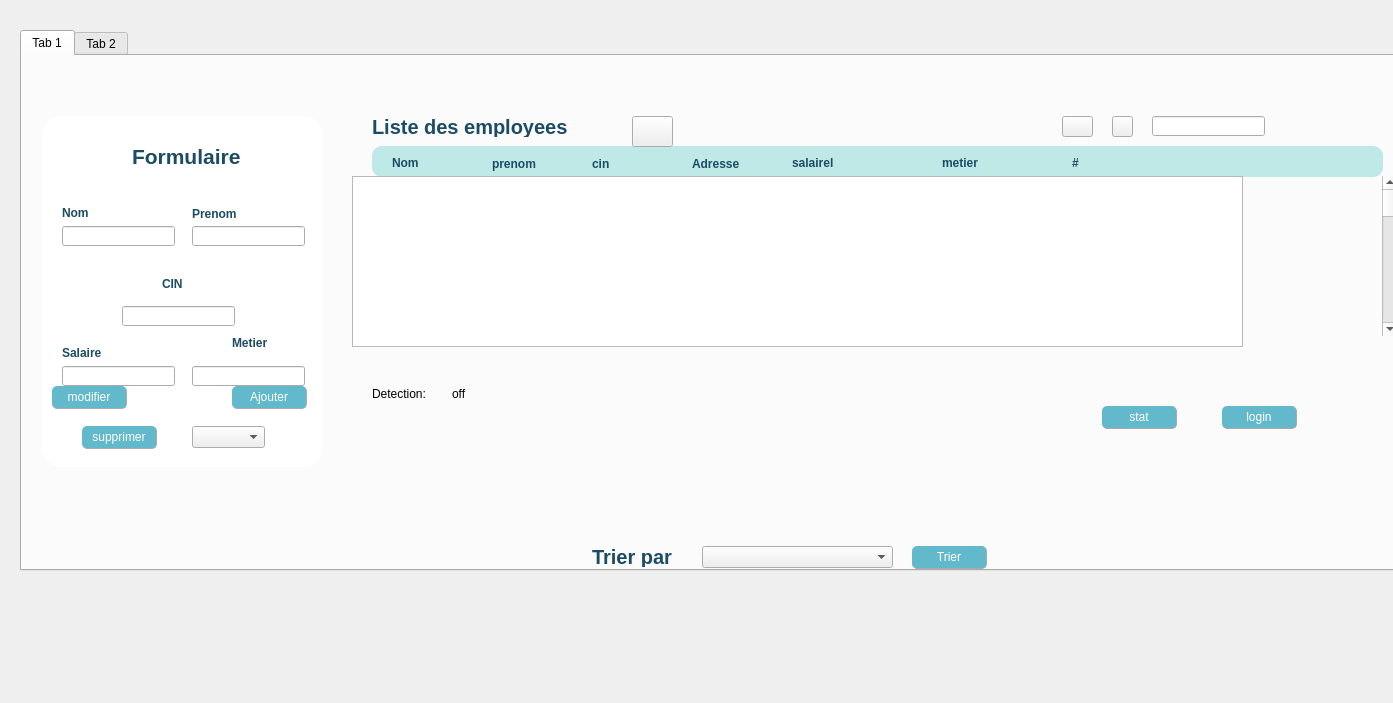
<?xml version="1.0" encoding="UTF-8"?>
<ui version="4.0">
 <class>employe1</class>
 <widget class="QDialog" name="employe1">
  <property name="geometry">
   <rect>
    <x>0</x>
    <y>0</y>
    <width>1393</width>
    <height>703</height>
   </rect>
  </property>
  <property name="windowTitle">
   <string>Dialog</string>
  </property>
  <widget class="QTabWidget" name="tabWidget">
   <property name="geometry">
    <rect>
     <x>20</x>
     <y>30</y>
     <width>1421</width>
     <height>541</height>
    </rect>
   </property>
   <property name="currentIndex">
    <number>0</number>
   </property>
   <widget class="QWidget" name="tab">
    <attribute name="title">
     <string>Tab 1</string>
    </attribute>
    <widget class="QWidget" name="widget_3" native="true">
     <property name="geometry">
      <rect>
       <x>550</x>
       <y>480</y>
       <width>431</width>
       <height>51</height>
      </rect>
     </property>
     <widget class="QLabel" name="label_47">
      <property name="geometry">
       <rect>
        <x>20</x>
        <y>10</y>
        <width>121</width>
        <height>21</height>
       </rect>
      </property>
      <property name="font">
       <font>
        <pointsize>15</pointsize>
        <weight>75</weight>
        <bold>true</bold>
       </font>
      </property>
      <property name="styleSheet">
       <string notr="true">QLabel{
	
	qproperty-icon: url(:/Downloads/trier.png);
	qproperty-iconSize: 30px 30 px;
text-align:center;
	color: rgb(27, 75, 101);
}</string>
      </property>
      <property name="text">
       <string>Trier par</string>
      </property>
     </widget>
     <widget class="QPushButton" name="pushButtontri">
      <property name="geometry">
       <rect>
        <x>340</x>
        <y>10</y>
        <width>75</width>
        <height>23</height>
       </rect>
      </property>
      <property name="styleSheet">
       <string notr="true">QPushButton{
	border-radius:5px;
   border-right:1px solid #aaaaaa;
	border-bottom:1px solid #aaaaaa;
}
QPushButton:enabled{
background-color: rgb(98, 185, 203);
	color: rgb(255, 255, 255);
}
QPushButton:pressed{
	background-color: rgb(190, 233, 231);
	color: rgb(255, 255, 255);
	border-radius:5px;
}
QPushButton:disabled{
background-color: #aaaaaa;
	color: rgb(255, 255, 255);
}</string>
      </property>
      <property name="text">
       <string>Trier</string>
      </property>
     </widget>
     <widget class="QComboBox" name="comboBoxtri">
      <property name="geometry">
       <rect>
        <x>130</x>
        <y>10</y>
        <width>191</width>
        <height>22</height>
       </rect>
      </property>
     </widget>
    </widget>
    <widget class="QWidget" name="widget_2" native="true">
     <property name="geometry">
      <rect>
       <x>330</x>
       <y>40</y>
       <width>1051</width>
       <height>271</height>
      </rect>
     </property>
     <widget class="QLabel" name="label_48">
      <property name="geometry">
       <rect>
        <x>20</x>
        <y>50</y>
        <width>1011</width>
        <height>31</height>
       </rect>
      </property>
      <property name="styleSheet">
       <string notr="true">border-radius:10px;
background-color: rgb(190, 233, 231);</string>
      </property>
      <property name="text">
       <string/>
      </property>
     </widget>
     <widget class="QLabel" name="label_49">
      <property name="geometry">
       <rect>
        <x>20</x>
        <y>20</y>
        <width>261</width>
        <height>21</height>
       </rect>
      </property>
      <property name="font">
       <font>
        <pointsize>15</pointsize>
        <weight>75</weight>
        <bold>true</bold>
        <underline>false</underline>
       </font>
      </property>
      <property name="styleSheet">
       <string notr="true">color: rgb(27, 75, 101);</string>
      </property>
      <property name="text">
       <string>Liste des employees</string>
      </property>
     </widget>
     <widget class="QLabel" name="label_50">
      <property name="geometry">
       <rect>
        <x>40</x>
        <y>60</y>
        <width>47</width>
        <height>14</height>
       </rect>
      </property>
      <property name="font">
       <font>
        <weight>75</weight>
        <bold>true</bold>
        <underline>false</underline>
       </font>
      </property>
      <property name="styleSheet">
       <string notr="true">color: rgb(27, 75, 101);</string>
      </property>
      <property name="text">
       <string>Nom</string>
      </property>
     </widget>
     <widget class="QLabel" name="label_51">
      <property name="geometry">
       <rect>
        <x>140</x>
        <y>60</y>
        <width>61</width>
        <height>16</height>
       </rect>
      </property>
      <property name="font">
       <font>
        <weight>75</weight>
        <bold>true</bold>
        <underline>false</underline>
       </font>
      </property>
      <property name="styleSheet">
       <string notr="true">color: rgb(27, 75, 101);</string>
      </property>
      <property name="text">
       <string>prenom</string>
      </property>
     </widget>
     <widget class="QLabel" name="label_52">
      <property name="geometry">
       <rect>
        <x>240</x>
        <y>60</y>
        <width>71</width>
        <height>16</height>
       </rect>
      </property>
      <property name="font">
       <font>
        <weight>75</weight>
        <bold>true</bold>
        <underline>false</underline>
       </font>
      </property>
      <property name="styleSheet">
       <string notr="true">color: rgb(27, 75, 101);</string>
      </property>
      <property name="text">
       <string>cin</string>
      </property>
     </widget>
     <widget class="QLabel" name="label_53">
      <property name="geometry">
       <rect>
        <x>440</x>
        <y>60</y>
        <width>47</width>
        <height>14</height>
       </rect>
      </property>
      <property name="font">
       <font>
        <weight>75</weight>
        <bold>true</bold>
        <underline>false</underline>
       </font>
      </property>
      <property name="styleSheet">
       <string notr="true">color: rgb(27, 75, 101);</string>
      </property>
      <property name="text">
       <string>salairel</string>
      </property>
     </widget>
     <widget class="QLabel" name="label_54">
      <property name="geometry">
       <rect>
        <x>590</x>
        <y>60</y>
        <width>47</width>
        <height>14</height>
       </rect>
      </property>
      <property name="font">
       <font>
        <weight>75</weight>
        <bold>true</bold>
        <underline>false</underline>
       </font>
      </property>
      <property name="styleSheet">
       <string notr="true">color: rgb(27, 75, 101);</string>
      </property>
      <property name="text">
       <string>metier</string>
      </property>
     </widget>
     <widget class="QLabel" name="label_59">
      <property name="geometry">
       <rect>
        <x>720</x>
        <y>60</y>
        <width>47</width>
        <height>14</height>
       </rect>
      </property>
      <property name="font">
       <font>
        <weight>75</weight>
        <bold>true</bold>
       </font>
      </property>
      <property name="styleSheet">
       <string notr="true">color: rgb(27, 75, 101);</string>
      </property>
      <property name="text">
       <string>#</string>
      </property>
     </widget>
     <widget class="QPushButton" name="pushButton_14">
      <property name="geometry">
       <rect>
        <x>710</x>
        <y>20</y>
        <width>31</width>
        <height>21</height>
       </rect>
      </property>
      <property name="styleSheet">
       <string notr="true">QPushButton{
	
	border-image: url(:/Downloads/326396841_708570531015679_44119472664975908_n.png);

}</string>
      </property>
      <property name="text">
       <string/>
      </property>
      <property name="icon">
       <iconset>
        <normaloff>:/Downloads/326396841_708570531015679_44119472664975908_n.png</normaloff>:/Downloads/326396841_708570531015679_44119472664975908_n.png</iconset>
      </property>
     </widget>
     <widget class="QPushButton" name="recherch_button">
      <property name="geometry">
       <rect>
        <x>760</x>
        <y>20</y>
        <width>21</width>
        <height>21</height>
       </rect>
      </property>
      <property name="styleSheet">
       <string notr="true">QPushButton{
	
	border-image: url(:/Downloads/254293109_1118342951903609_3135421941897853154_n.png);
}</string>
      </property>
      <property name="text">
       <string/>
      </property>
      <property name="icon">
       <iconset>
        <normaloff>:/Downloads/254293109_1118342951903609_3135421941897853154_n.png</normaloff>:/Downloads/254293109_1118342951903609_3135421941897853154_n.png</iconset>
      </property>
     </widget>
     <widget class="QScrollBar" name="verticalScrollBar_3">
      <property name="geometry">
       <rect>
        <x>1030</x>
        <y>80</y>
        <width>16</width>
        <height>160</height>
       </rect>
      </property>
      <property name="orientation">
       <enum>Qt::Vertical</enum>
      </property>
     </widget>
     <widget class="QLabel" name="label_61">
      <property name="geometry">
       <rect>
        <x>340</x>
        <y>60</y>
        <width>61</width>
        <height>16</height>
       </rect>
      </property>
      <property name="font">
       <font>
        <weight>75</weight>
        <bold>true</bold>
        <underline>false</underline>
       </font>
      </property>
      <property name="styleSheet">
       <string notr="true">color: rgb(27, 75, 101);</string>
      </property>
      <property name="text">
       <string>Adresse</string>
      </property>
     </widget>
     <widget class="QPushButton" name="pdf_button">
      <property name="geometry">
       <rect>
        <x>280</x>
        <y>20</y>
        <width>41</width>
        <height>31</height>
       </rect>
      </property>
      <property name="styleSheet">
       <string notr="true">QPushButton{
	
	border-image: url(:/Downloads/271308060_654389075566817_8511874093532438792_n.png);
}</string>
      </property>
      <property name="text">
       <string/>
      </property>
     </widget>
     <widget class="QTableView" name="tab_employe">
      <property name="geometry">
       <rect>
        <x>0</x>
        <y>80</y>
        <width>891</width>
        <height>171</height>
       </rect>
      </property>
     </widget>
     <widget class="QLineEdit" name="line">
      <property name="geometry">
       <rect>
        <x>800</x>
        <y>20</y>
        <width>113</width>
        <height>20</height>
       </rect>
      </property>
      <property name="styleSheet">
       <string notr="true"/>
      </property>
     </widget>
    </widget>
    <widget class="QWidget" name="widget" native="true">
     <property name="geometry">
      <rect>
       <x>0</x>
       <y>40</y>
       <width>321</width>
       <height>391</height>
      </rect>
     </property>
     <property name="styleSheet">
      <string notr="true">QPushButton #pushButton{
	
	background-color: rgb(98, 185, 203);
	color: rgb(255, 255, 255);
	border-radius:5px;
}
QPushButton #pushButton:hover{
	
	background-color: rgb(98, 185, 203);
}
QPushButton #pushButtonp:pressed{
	padding-left:5px;
	padding-top:5px;
	background-color: rgb(98, 185, 203);
}</string>
     </property>
     <widget class="QLabel" name="label_62">
      <property name="geometry">
       <rect>
        <x>20</x>
        <y>20</y>
        <width>281</width>
        <height>351</height>
       </rect>
      </property>
      <property name="styleSheet">
       <string notr="true">background-color: rgb(255, 255, 255);
border-radius:20px;

</string>
      </property>
      <property name="text">
       <string/>
      </property>
     </widget>
     <widget class="QLabel" name="label_63">
      <property name="geometry">
       <rect>
        <x>110</x>
        <y>30</y>
        <width>171</width>
        <height>61</height>
       </rect>
      </property>
      <property name="font">
       <font>
        <family>MS Shell Dlg 2</family>
        <pointsize>16</pointsize>
        <weight>75</weight>
        <italic>false</italic>
        <bold>true</bold>
        <underline>false</underline>
        <strikeout>false</strikeout>
        <kerning>true</kerning>
       </font>
      </property>
      <property name="styleSheet">
       <string notr="true">
color: rgb(27, 75, 101);
</string>
      </property>
      <property name="text">
       <string>Formulaire</string>
      </property>
     </widget>
     <widget class="QLabel" name="label_64">
      <property name="geometry">
       <rect>
        <x>40</x>
        <y>110</y>
        <width>47</width>
        <height>14</height>
       </rect>
      </property>
      <property name="font">
       <font>
        <weight>75</weight>
        <bold>true</bold>
       </font>
      </property>
      <property name="styleSheet">
       <string notr="true">color: rgb(27, 75, 101);</string>
      </property>
      <property name="text">
       <string>Nom</string>
      </property>
     </widget>
     <widget class="QLabel" name="label_65">
      <property name="geometry">
       <rect>
        <x>170</x>
        <y>110</y>
        <width>51</width>
        <height>16</height>
       </rect>
      </property>
      <property name="font">
       <font>
        <weight>75</weight>
        <bold>true</bold>
       </font>
      </property>
      <property name="styleSheet">
       <string notr="true">color: rgb(27, 75, 101);</string>
      </property>
      <property name="text">
       <string>Prenom</string>
      </property>
     </widget>
     <widget class="QLabel" name="label_67">
      <property name="geometry">
       <rect>
        <x>140</x>
        <y>180</y>
        <width>51</width>
        <height>16</height>
       </rect>
      </property>
      <property name="font">
       <font>
        <weight>75</weight>
        <bold>true</bold>
       </font>
      </property>
      <property name="styleSheet">
       <string notr="true">color: rgb(27, 75, 101);</string>
      </property>
      <property name="text">
       <string>CIN</string>
      </property>
     </widget>
     <widget class="QLabel" name="label_68">
      <property name="geometry">
       <rect>
        <x>40</x>
        <y>250</y>
        <width>47</width>
        <height>14</height>
       </rect>
      </property>
      <property name="font">
       <font>
        <weight>75</weight>
        <bold>true</bold>
       </font>
      </property>
      <property name="styleSheet">
       <string notr="true">color: rgb(27, 75, 101);</string>
      </property>
      <property name="text">
       <string>Salaire</string>
      </property>
     </widget>
     <widget class="QLineEdit" name="le_nom">
      <property name="geometry">
       <rect>
        <x>40</x>
        <y>130</y>
        <width>113</width>
        <height>20</height>
       </rect>
      </property>
      <property name="styleSheet">
       <string notr="true"/>
      </property>
     </widget>
     <widget class="QLineEdit" name="le_prenom">
      <property name="geometry">
       <rect>
        <x>170</x>
        <y>130</y>
        <width>113</width>
        <height>20</height>
       </rect>
      </property>
     </widget>
     <widget class="QLineEdit" name="le_cin">
      <property name="geometry">
       <rect>
        <x>100</x>
        <y>210</y>
        <width>113</width>
        <height>20</height>
       </rect>
      </property>
     </widget>
     <widget class="QLineEdit" name="le_salaire">
      <property name="geometry">
       <rect>
        <x>40</x>
        <y>270</y>
        <width>113</width>
        <height>20</height>
       </rect>
      </property>
     </widget>
     <widget class="QPushButton" name="pb_ajouter">
      <property name="geometry">
       <rect>
        <x>210</x>
        <y>290</y>
        <width>75</width>
        <height>23</height>
       </rect>
      </property>
      <property name="styleSheet">
       <string notr="true">QPushButton{
	border-radius:5px;
   border-right:1px solid #aaaaaa;
	border-bottom:1px solid #aaaaaa;
}
QPushButton:enabled{
background-color: rgb(98, 185, 203);
	color: rgb(255, 255, 255);
}
QPushButton:pressed{
	background-color: rgb(190, 233, 231);
	color: rgb(255, 255, 255);
	border-radius:5px;
}
QPushButton:disabled{
background-color: #aaaaaa;
	color: rgb(255, 255, 255);
}

</string>
      </property>
      <property name="text">
       <string>Ajouter</string>
      </property>
     </widget>
     <widget class="QPushButton" name="pb_supprimer">
      <property name="geometry">
       <rect>
        <x>60</x>
        <y>330</y>
        <width>75</width>
        <height>23</height>
       </rect>
      </property>
      <property name="styleSheet">
       <string notr="true">QPushButton{
	border-radius:5px;
   border-right:1px solid #aaaaaa;
	border-bottom:1px solid #aaaaaa;
}
QPushButton:enabled{
background-color: rgb(98, 185, 203);
	color: rgb(255, 255, 255);
}
QPushButton:pressed{
	background-color: rgb(190, 233, 231);
	color: rgb(255, 255, 255);
	border-radius:5px;
}
QPushButton:disabled{
background-color: #aaaaaa;
	color: rgb(255, 255, 255);
}</string>
      </property>
      <property name="text">
       <string>supprimer</string>
      </property>
     </widget>
     <widget class="QLabel" name="label_69">
      <property name="geometry">
       <rect>
        <x>210</x>
        <y>240</y>
        <width>47</width>
        <height>14</height>
       </rect>
      </property>
      <property name="font">
       <font>
        <weight>75</weight>
        <bold>true</bold>
       </font>
      </property>
      <property name="styleSheet">
       <string notr="true">color: rgb(27, 75, 101);</string>
      </property>
      <property name="text">
       <string>Metier</string>
      </property>
     </widget>
     <widget class="QLineEdit" name="le_metier">
      <property name="geometry">
       <rect>
        <x>170</x>
        <y>270</y>
        <width>113</width>
        <height>20</height>
       </rect>
      </property>
     </widget>
     <widget class="QPushButton" name="button_modifier">
      <property name="geometry">
       <rect>
        <x>30</x>
        <y>290</y>
        <width>75</width>
        <height>23</height>
       </rect>
      </property>
      <property name="styleSheet">
       <string notr="true">QPushButton{
	border-radius:5px;
   border-right:1px solid #aaaaaa;
	border-bottom:1px solid #aaaaaa;
}
QPushButton:enabled{
background-color: rgb(98, 185, 203);
	color: rgb(255, 255, 255);
}
QPushButton:pressed{
	background-color: rgb(190, 233, 231);
	color: rgb(255, 255, 255);
	border-radius:5px;
}
QPushButton:disabled{
background-color: #aaaaaa;
	color: rgb(255, 255, 255);
}

</string>
      </property>
      <property name="text">
       <string>modifier</string>
      </property>
     </widget>
     <widget class="QComboBox" name="comboBox_SUPP">
      <property name="geometry">
       <rect>
        <x>170</x>
        <y>330</y>
        <width>73</width>
        <height>22</height>
       </rect>
      </property>
     </widget>
    </widget>
    <widget class="QPushButton" name="login2">
     <property name="geometry">
      <rect>
       <x>1200</x>
       <y>350</y>
       <width>75</width>
       <height>23</height>
      </rect>
     </property>
     <property name="styleSheet">
      <string notr="true">QPushButton{
	border-radius:5px;
   border-right:1px solid #aaaaaa;
	border-bottom:1px solid #aaaaaa;
}
QPushButton:enabled{
background-color: rgb(98, 185, 203);
	color: rgb(255, 255, 255);
}
QPushButton:pressed{
	background-color: rgb(190, 233, 231);
	color: rgb(255, 255, 255);
	border-radius:5px;
}
QPushButton:disabled{
background-color: #aaaaaa;
	color: rgb(255, 255, 255);
}</string>
     </property>
     <property name="text">
      <string>login</string>
     </property>
    </widget>
    <widget class="QPushButton" name="stat">
     <property name="geometry">
      <rect>
       <x>1080</x>
       <y>350</y>
       <width>75</width>
       <height>23</height>
      </rect>
     </property>
     <property name="styleSheet">
      <string notr="true">QPushButton{
	border-radius:5px;
   border-right:1px solid #aaaaaa;
	border-bottom:1px solid #aaaaaa;
}
QPushButton:enabled{
background-color: rgb(98, 185, 203);
	color: rgb(255, 255, 255);
}
QPushButton:pressed{
	background-color: rgb(190, 233, 231);
	color: rgb(255, 255, 255);
	border-radius:5px;
}
QPushButton:disabled{
background-color: #aaaaaa;
	color: rgb(255, 255, 255);
}</string>
     </property>
     <property name="text">
      <string>stat</string>
     </property>
    </widget>
    <widget class="QLabel" name="label">
     <property name="geometry">
      <rect>
       <x>350</x>
       <y>330</y>
       <width>71</width>
       <height>16</height>
      </rect>
     </property>
     <property name="text">
      <string>Detection:</string>
     </property>
    </widget>
    <widget class="QLabel" name="label_2">
     <property name="geometry">
      <rect>
       <x>430</x>
       <y>330</y>
       <width>56</width>
       <height>16</height>
      </rect>
     </property>
     <property name="text">
      <string>off</string>
     </property>
    </widget>
   </widget>
   <widget class="QWidget" name="tab_2">
    <attribute name="title">
     <string>Tab 2</string>
    </attribute>
   </widget>
  </widget>
 </widget>
 <resources/>
 <connections/>
</ui>
